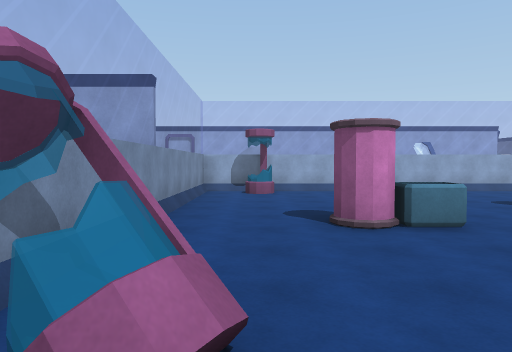
view 1 (above)

24 first-person views from a walk through a scene from a Unity 3-D project. The camera is 1.5 m above the floor, tilts 2° down and sees 70° across. The floor is counted in squares, 2 m on a side. Each view is taken from the middle of a square. On the plan, view 1 faces up. The plan holds only what a view shows up to about 11 squares ahead; the rest is blank. The place goes on beyond the plan. The player is left out. Some animated figures are left out. Door leaves are left out, so doorways stand open.

view 2
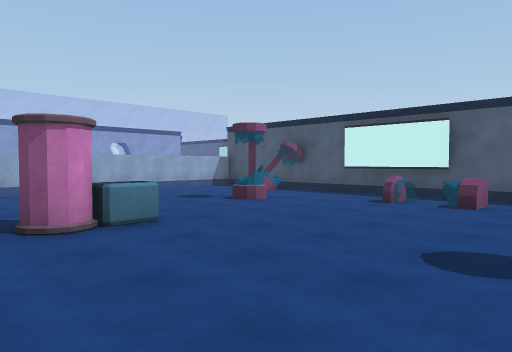

view 3
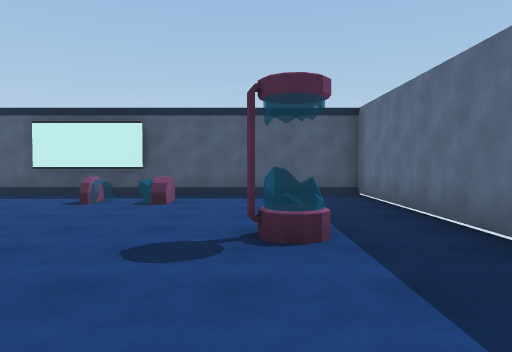

view 4
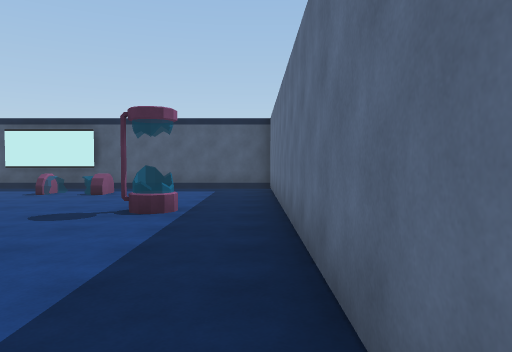

view 5
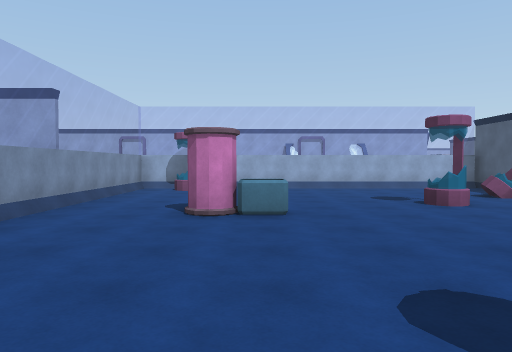

view 6
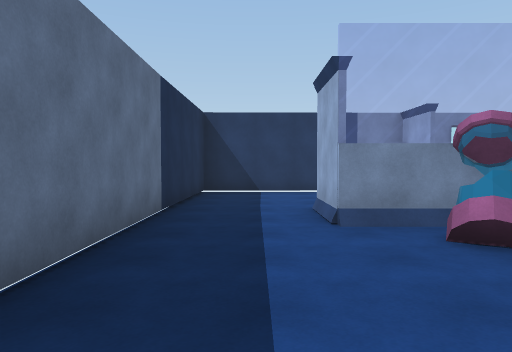

view 7
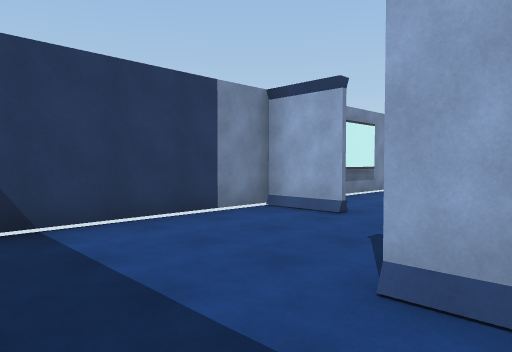

view 8
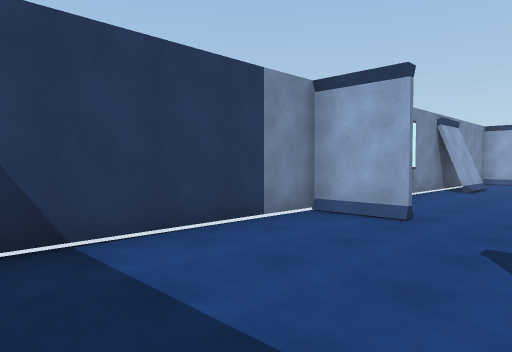

view 9
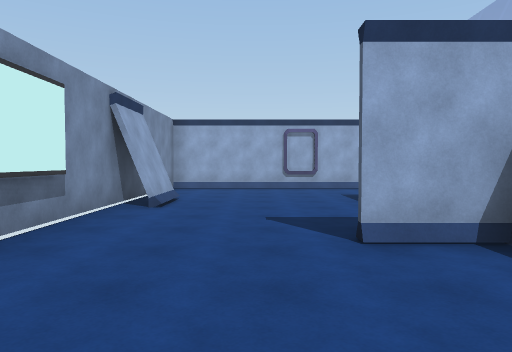

view 10
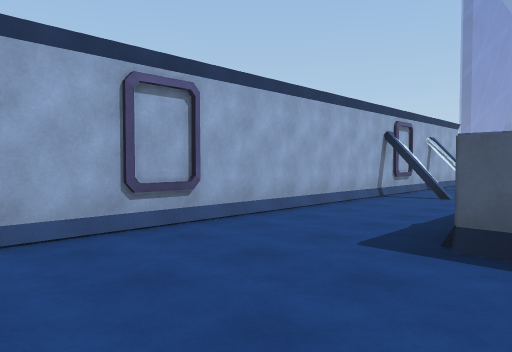

view 11
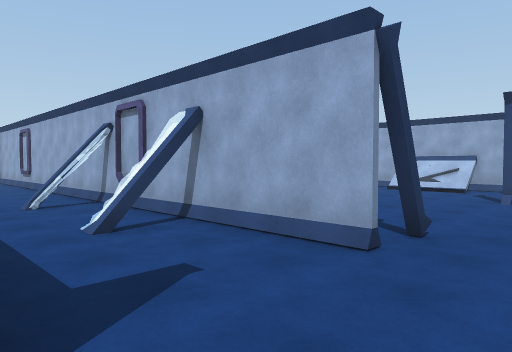

view 12
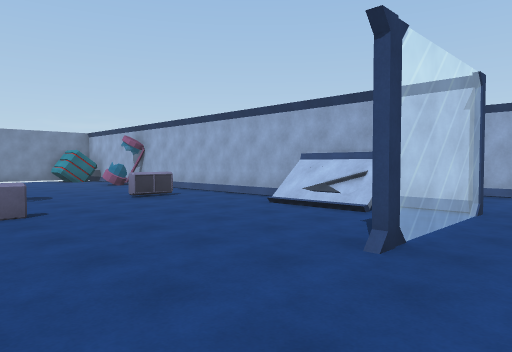

view 13
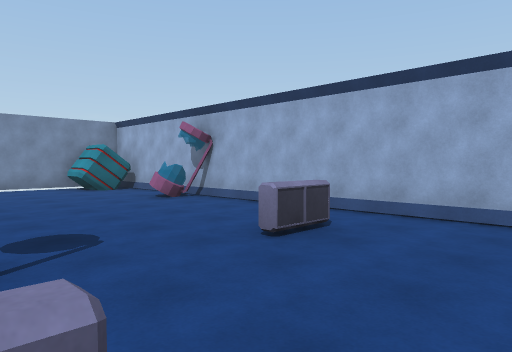

view 14
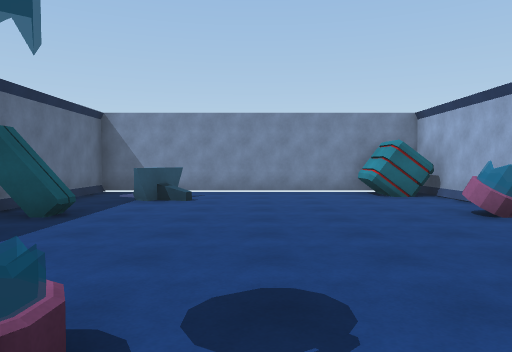

view 15
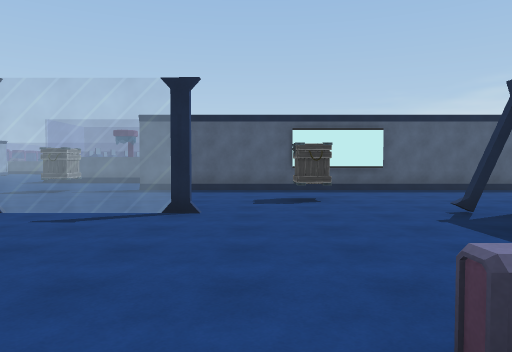

view 16
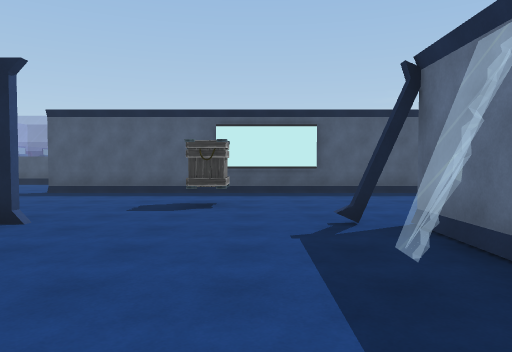

view 17
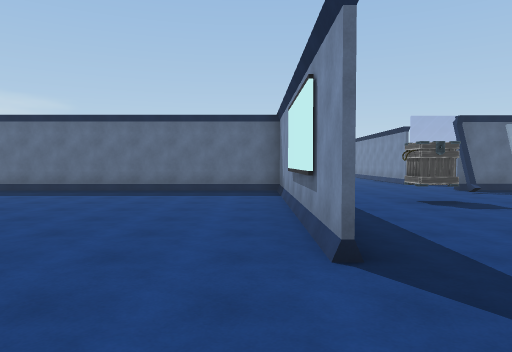

view 18
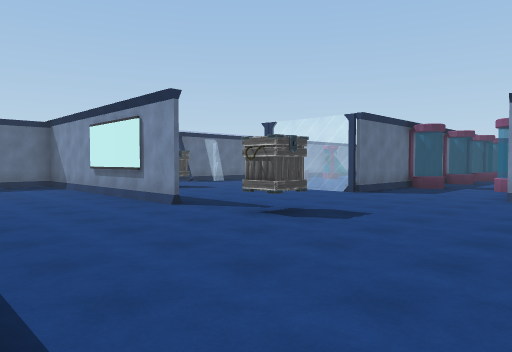

view 19
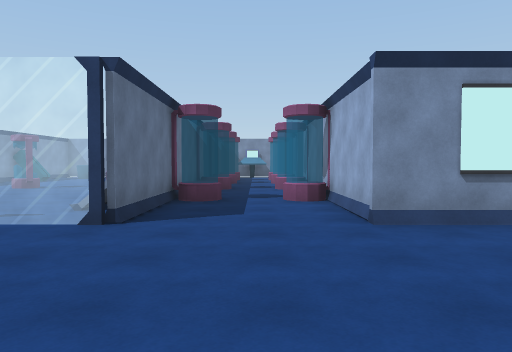

view 20
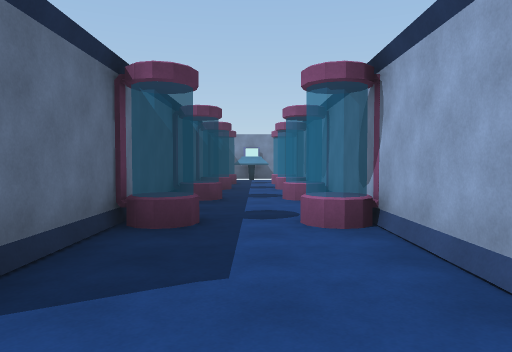

view 21
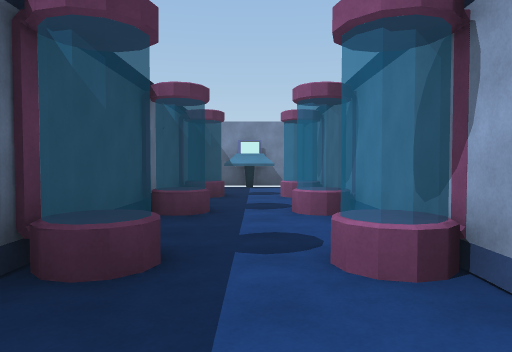

view 22
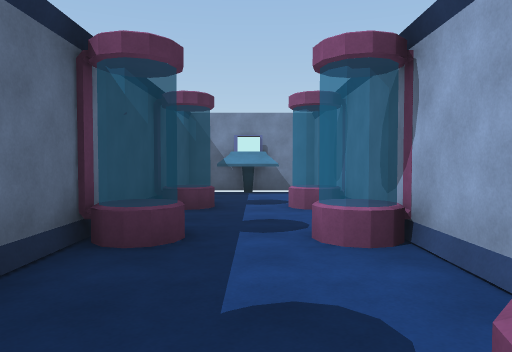

view 23
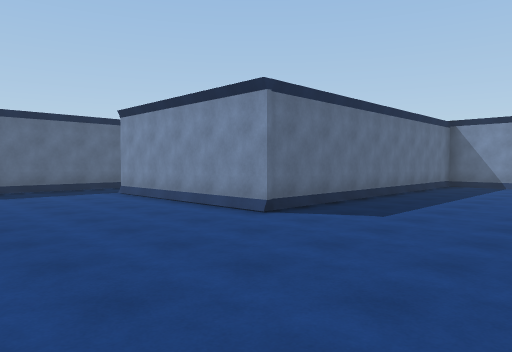

view 24
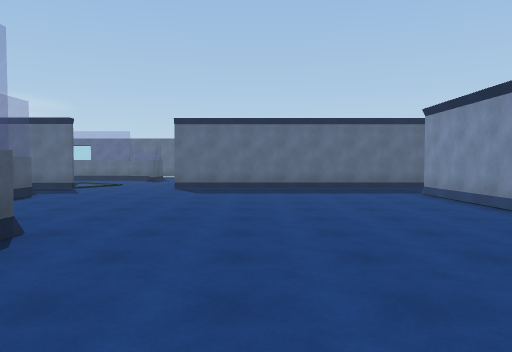

### Floor plan
Ten units are one square. View 1 is at (0, 0); x grows to the right and y downward. Boxes are objects, and circles mark ways between rooms. Rooms are numbered by the first view taken in them; rooms with no view inside come last. Other rooms are left out.
<svg viewBox="-70 -267 387 296">
<path fill="none" stroke="#000" d="M84 -25 84 -51M-24 24 86 24 86 -99 -14 -99 -14 0 -30 0M-65 -16 -64 24 -24 24M-49 -28 -65 -28 -65 -15M-16 -95 -16 -101M-58 -98 -58 -85M-65 -101 -65 -51M-15 -54 -31 -54M86 -129 -65 -129 -65 -116M109 -155 103 -155 103 -162 109 -162 109 -155M133 -98 133 -202M134 -204 134 -131 219 -131 219 -81M131 -219 124 -219 124 -225 131 -225 131 -219M68 -131 85 -131M85 -212 -16 -212M210 -64 284 -64M85 -262 85 -245M312 -85 312 -92M-26 -212 -63 -212M-65 -200 -65 -131 -26 -131M6 -245 -54 -245M-16 -212 -26 -212M-65 -246 -65 -213 85 -213M85 -245 25 -245"/>
<rect x="-15" y="-25" width="20" height="20" fill="#bbb"><title>other object</title></rect>
<rect x="-5" y="-95" width="10" height="10" fill="#bbb"><title>other object</title></rect>
<rect x="5" y="-55" width="10" height="10" fill="#bbb"><title>other object</title></rect>
<rect x="15" y="-55" width="10" height="10" fill="#bbb"><title>crate</title></rect>
<rect x="35" y="-5" width="10" height="10" fill="#bbb"><title>other object</title></rect>
<rect x="45" y="-65" width="20" height="10" fill="#bbb"><title>other object</title></rect>
<rect x="65" y="-35" width="10" height="20" fill="#bbb"><title>other object</title></rect>
<rect x="65" y="-75" width="20" height="10" fill="#bbb"><title>other object</title></rect>
<rect x="25" y="-125" width="10" height="10" fill="#bbb"><title>other object</title></rect>
<rect x="55" y="-125" width="10" height="10" fill="#bbb"><title>other object</title></rect>
<rect x="-65" y="-205" width="20" height="10" fill="#bbb"><title>crate</title></rect>
<rect x="-55" y="-155" width="20" height="10" fill="#bbb"><title>console</title></rect>
<rect x="-25" y="-145" width="10" height="10" fill="#bbb"><title>crate</title></rect>
<rect x="-25" y="-215" width="10" height="20" fill="#bbb"><title>other object</title></rect>
<rect x="15" y="-165" width="10" height="10" fill="#bbb"><title>other object</title></rect>
<rect x="15" y="-195" width="10" height="10" fill="#bbb"><title>other object</title></rect>
<rect x="35" y="-165" width="10" height="10" fill="#bbb"><title>other object</title></rect>
<rect x="75" y="-185" width="10" height="10" fill="#bbb"><title>barrier</title></rect>
<rect x="85" y="-145" width="10" height="10" fill="#bbb"><title>barrier</title></rect>
<rect x="85" y="-185" width="10" height="10" fill="#bbb"><title>barrier</title></rect>
<rect x="85" y="-215" width="10" height="10" fill="#bbb"><title>barrier</title></rect>
<rect x="-65" y="-235" width="10" height="20" fill="#bbb"><title>console</title></rect>
<rect x="-35" y="-225" width="10" height="10" fill="#bbb"><title>other object</title></rect>
<rect x="-35" y="-245" width="10" height="10" fill="#bbb"><title>other object</title></rect>
<rect x="-15" y="-225" width="10" height="10" fill="#bbb"><title>other object</title></rect>
<rect x="-15" y="-245" width="10" height="10" fill="#bbb"><title>other object</title></rect>
<rect x="15" y="-225" width="10" height="10" fill="#bbb"><title>other object</title></rect>
<rect x="15" y="-245" width="10" height="10" fill="#bbb"><title>other object</title></rect>
<rect x="45" y="-225" width="10" height="10" fill="#bbb"><title>other object</title></rect>
<rect x="45" y="-245" width="10" height="10" fill="#bbb"><title>other object</title></rect>
<circle cx="-20" cy="15" r="3" fill="#2a7"/>
<circle cx="-35" cy="-30" r="3" fill="#2a7"/>
<circle cx="90" cy="-115" r="3" fill="#2a7"/>
<circle cx="80" cy="-230" r="3" fill="#2a7"/>
<text x="30" y="-30">1</text>
<text x="-50" y="0">2</text>
<text x="-30" y="-90">3</text>
<text x="160" y="-150">4</text>
<text x="0" y="-230">5</text>
</svg>
Room 1 opens to room 2. Room 2 opens to room 3. Room 3 opens to room 4. Room 4 opens to room 5.

Where each view was taken, in squares from view 1:
view 1: 0 up, 0 right, facing up
view 2: 0 up, 0 right, facing up-right
view 3: 0 up, 0 right, facing right
view 4: 2 down, 2 left, facing right
view 5: 1 down, 2 right, facing up
view 6: 1 down, 3 right, facing left
view 7: 2 down, 2 left, facing up-left
view 8: 2 down, 3 left, facing up-left
view 9: 2 up, 4 left, facing up
view 10: 9 up, 5 left, facing up-right
view 11: 10 up, 10 right, facing up-left
view 12: 15 up, 10 right, facing up-left
view 13: 16 up, 5 right, facing up-left
view 14: 17 up, 3 right, facing left
view 15: 17 up, 3 right, facing right
view 16: 15 up, 4 right, facing right
view 17: 23 up, 14 right, facing down
view 18: 26 up, 17 right, facing down-left
view 19: 23 up, 13 right, facing left
view 20: 23 up, 10 right, facing left
view 21: 23 up, 5 right, facing left
view 22: 23 up, 3 right, facing left
view 23: 17 up, 26 right, facing down-left
view 24: 17 up, 26 right, facing down
